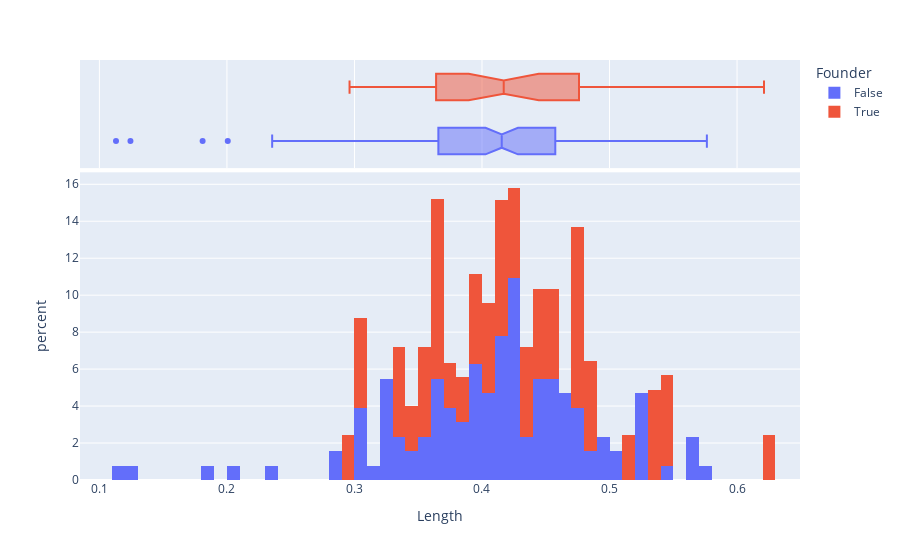

Notebook code for this chart:
### Code cell
px.histogram(data_agg.to_pandas(), color="Founder", x="Length", nbins=80, histnorm='percent', marginal="box")
